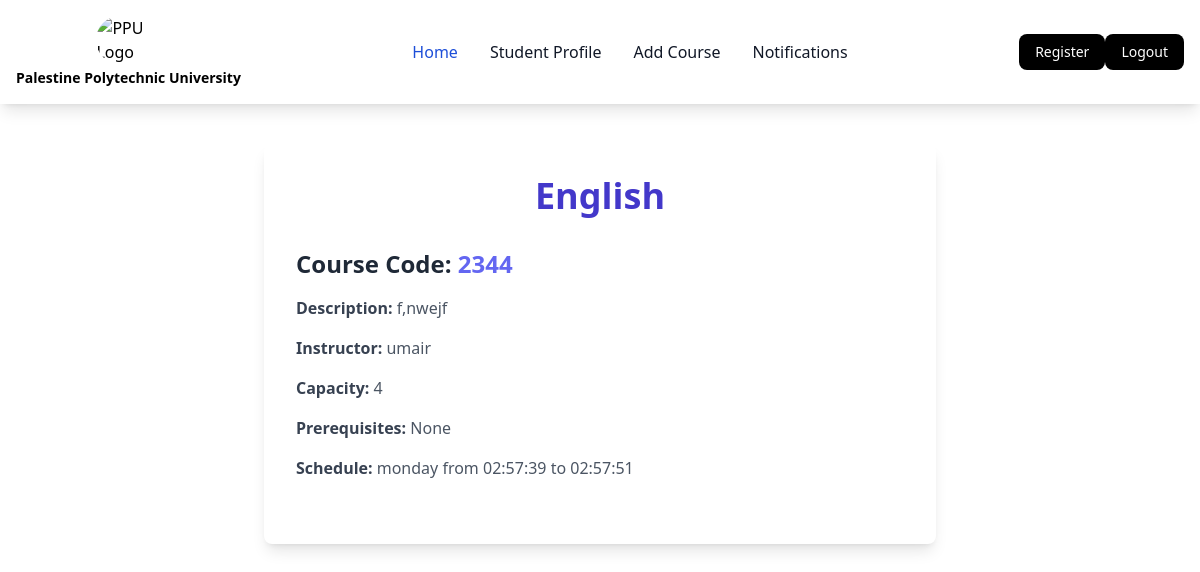
Screenshot of /courses/2344/ (signed in) with the database file from the repository.
### app/models.py (models this page shows, shortened)
class Course(models.Model):
    id = models.IntegerField(auto_created=True,primary_key=True)
    code = models.CharField(max_length=10,unique=True)
    name = models.CharField(max_length=100)
    description = models.TextField()
    instructor = models.CharField(max_length=100)
    capacity = models.IntegerField()
    schedule = models.ForeignKey(CourseSchedule, on_delete=models.CASCADE)
    enrolled_students = models.ManyToManyField(User, through='StudentRegistration')

class CourseSchedule(models.Model):
    DAYS = (
        ('sun-tue-thu','sunday-tuesday-thursday'),
        ('mon-wed','monday-wednesday'),
        ('sun-thu','sunday-thursday'),
    )
    TIMES =(
        ('8:00','8:00'),
        ('9:30','9:30'),
        ('11:00','11:00'),
        ('12:30','12:30'),
        ('2:00','2:00')
    )
    ENDTIMES =(
        ('9:15','9:15'),
        ('10:45','10:45'),
        ('12:15','12:15'),
        ('1:45','1:45'),
        ('3:15','3:15')
    )
    days = models.CharField(max_length=20,choices=DAYS)
    start_time = models.CharField(max_length=10,choices=TIMES)
    end_time = models.CharField(max_length=10,choices=ENDTIMES)

### app/views.py (the view)
# urls.py: path('courses/<str:code>/', views.course_detail, name='course_detail'),
@login_required(login_url='/login/')
def course_detail(request, code):
    course = get_object_or_404(Course, code=code)
    student = request.user
    context = {
        'student': student,
        'course': course,
    }
    return render(request, 'course_detail.html', context)

### app/templates/course_detail.html
{% extends 'base.html' %}
{% block content %}
<div class="max-w-2xl mx-auto p-8 bg-white rounded-lg shadow-lg mt-10">
    <h1 class="text-4xl font-extrabold mb-8 text-indigo-700 text-center">{{ course.name }}</h1>
    <div class="mb-8">
        <h2 class="text-2xl font-semibold mb-4 text-gray-800">Course Code: <span class="text-indigo-500">{{ course.code }}</span></h2>
        <p class="mb-4"><strong class="text-gray-700">Description:</strong> <span class="text-gray-600">{{ course.description }}</span></p>
        <p class="mb-4"><strong class="text-gray-700">Instructor:</strong> <span class="text-gray-600">{{ course.instructor }}</span></p>
        <p class="mb-4"><strong class="text-gray-700">Capacity:</strong> <span class="text-gray-600">{{ course.capacity }}</span></p>
        <p class="mb-4"><strong class="text-gray-700">Prerequisites:</strong>
            {% if course.prerequisites.all %}
            <ul class="list-disc list-inside ml-6 text-gray-600">
                {% for prerequisite in course.prerequisites.all %}
                <li>{{ prerequisite.name }}</li>
                {% endfor %}
            </ul>
            {% else %}
            <span class="text-gray-600">None</span>
            {% endif %}
        </p>
        <p class="mb-4"><strong class="text-gray-700">Schedule:</strong> <span class="text-gray-600">{{ course.schedule.days }} from {{ course.schedule.start_time }} to {{ course.schedule.end_time }}</span></p>
    </div>
</div>
{% endblock %}

### rows the page displays
Course: name "English", code "2344", description "f,nwejf", instructor "umair", capacity "4", schedule.days "monday", schedule.start_time "02:57:39", schedule.end_time "02:57:51"
